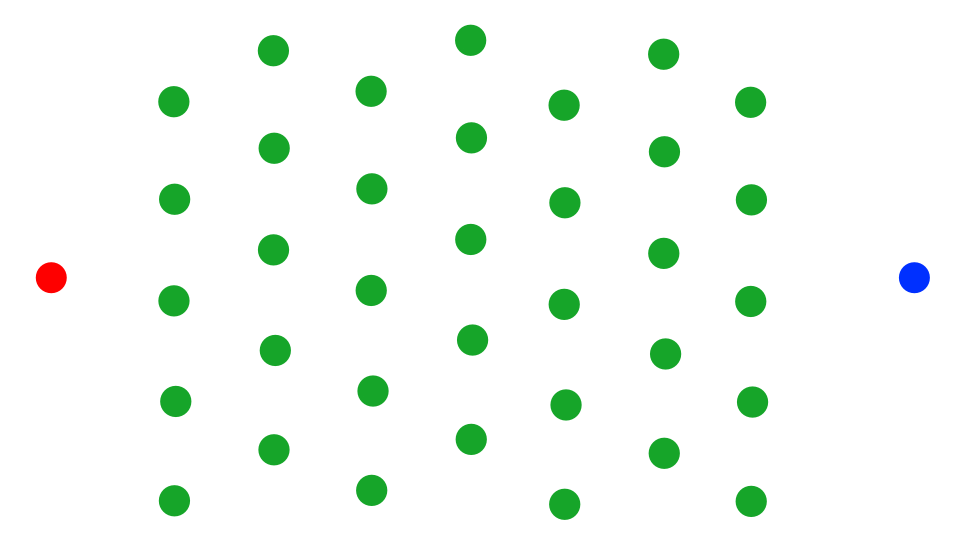
#> input picture Dijikstra/b3898d0e-ea1c-434b-b9b5-f354cead4217.jpg, 1920 x 1080 px (shown at 1/2 size)
$ python main.py
#> lines starting #> are read from the running program, lines starting #| are printed output that depends on the picture
### Dijikstra/_modules/algorithm.py
from queue import PriorityQueue
from _modules.node import Node

class Algorithm():
    def __init__(self, map, start, goal, resolution ):
        self.map = map
        self.start = start
        self.goal  = goal
        self.resolution = resolution
        self.pos   = 0
        self.visited_list = {}
        self.closed_list  = {}
        self.g_scores = None
        self.path_found = False
        self.cursor = 0

        self.queue = PriorityQueue()

    def init(self):
        self.queue.put( ( self.cursor, self.pos, self.start ) )
        self.visited_list = {self.start}
        self.g_scores = { Node:float("inf") for xi in self.map for Node in xi }
        self.g_scores[ self.start ] = 0

    def exec(self, plt):
        while not self.queue.empty():

            # get the current node
            curr_node = self.queue.get()[2]

            # check if goal is already reached
            if curr_node.is_goal:
                # inform that goal has been found
                self.path_found = True
                return self.path_found

            # increament the g_score
            new_g_score = self.g_scores[ curr_node ] + curr_node.g_cost

            for neighbour in curr_node.neighbours:
                if new_g_score < self.g_scores[neighbour]:
                    self.g_scores[neighbour] = new_g_score + neighbour.g_cost

                    # if the neighbout is not visted
                    if neighbour not in self.visited_list:
                        self.closed_list[neighbour] = curr_node
                        self.visited_list.add( neighbour )
                        # mark as visiting
                        #plt.plot( neighbour.x, neighbour.y, color="r", marker="s" )

                        self.cursor += 1
                        self.queue.put( ( self.g_scores[neighbour], self.cursor, neighbour ) )

            if curr_node not in ( self.start, self.goal ):
                # mark as visited
                #plt.plot( neighbour.x, neighbour.y, color="g", marker="s" )
                pass

        return self.path_found

    def generate_path(self, plt ):
        curr_cost=0
        # trace the path
        curr_node=self.goal
        while curr_node in self.closed_list:
            if curr_node not in ( self.start, self.goal ):
                curr_cost += curr_node.g_cost
            curr_node = self.closed_list[curr_node]
            plt.plot( curr_node.x, curr_node.y, color="r", marker="s" )
            plt.pause(0.05)

    def run(self, i ):
        print("run--->")
        pass

### Dijikstra/_modules/node.py
class Node():
    def __init__(self, index, x, y, r):
        self.index = index
        self.x = x
        self.y = y
        self.r = r      # radius or the resolutin
        self.pos         = [x, y]
        self.visited     = False
        self.is_start    = False
        self.is_goal     = False
        self.is_obstacle = False
        self.g_cost = 1
        self.parent = None
        self.neighbours  = []

    def reset_gcost(self):
        self.g_cost = 1

    def get_neigbours(self):
        return self.neighbours

### Dijikstra/main.py
import cv2
import numpy as np
from _modules.node import Node
from _modules.algorithm import Algorithm
import matplotlib.pyplot as plt
from matplotlib.animation import FuncAnimation

map_name = "./b3898d0e-ea1c-434b-b9b5-f354cead4217.jpg"

class Explorer():
    @staticmethod
    def get_map_grid( map_width, map_height, resolution ):
#> called with map_width = 1080, map_height = 1920, resolution = 40
        map = []
        node_index=0

        # prepare generalized map based on new resolution
        height = 0
        width = 0
        for i in range( 0, map_height, resolution ):
            height += 1
        for j in range( 0, map_width, resolution ):
            width += 1

        # prepare map pixel
        for xi in range( 0, height ):
            map.append([])
            for yi in range( 0, width ):
                nodeObj = Node( node_index, xi * resolution, yi * resolution, resolution )
                map[xi].append( nodeObj )

                node_index+=1

        return map

    @staticmethod
    def get_obstacles( map_name ):
        # get obstacles from the given map
        localMap = cv2.imread( map_name )
#> localMap is the input picture: shape (1080, 1920, 3); mean B, G, R 243.6, 249.7, 242.6
        gray = cv2.cvtColor( localMap, cv2.COLOR_BGR2GRAY )
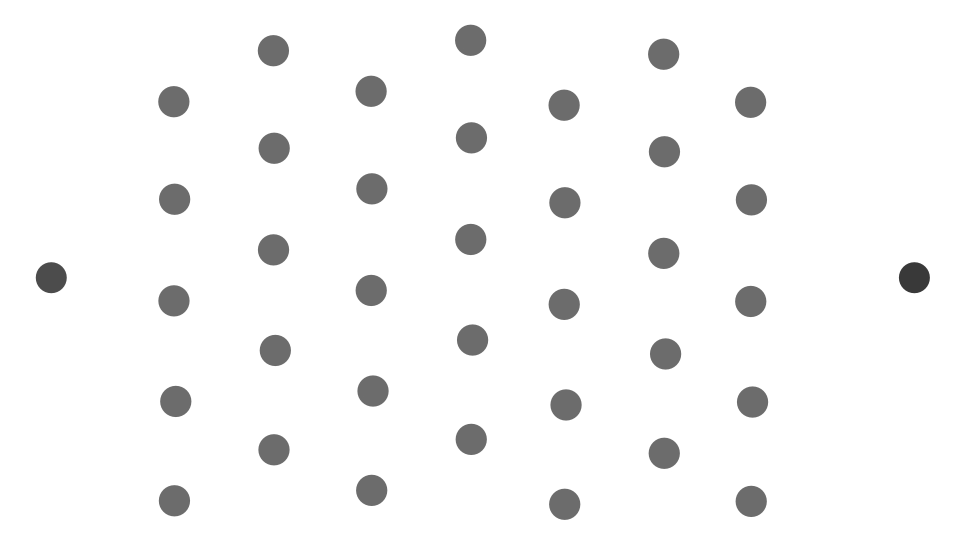
#> gray: shape (1080, 1920) (shown at 1/2 size); min 56, max 255, mean 246.9
        gray_blured = cv2.blur( gray, (3, 3))
        obstacles = []

        index = 0
        detected_circles = cv2.HoughCircles( gray_blured, cv2.HOUGH_GRADIENT, 1, 20, param1=50, param2=30, minRadius=1, maxRadius=40 )
#> detected_circles = 37 rows, first 8: [741.5, 181.5, 30.8], [1502.5, 1002.5, 30.8], [549.5, 700.5, 30.8], [1128.5, 608.5, 30.8], [1326.5, 506.5, 30.8], [1326.5, 108.5, 30.8], [546.5, 100.5, 30.7], [1127.5, 209.5, 30.7]
        if detected_circles is not None:
            detected_circles = np.uint16( np.around( detected_circles ) )
#> detected_circles = 37 rows, first 8: [742, 182, 31], [1502, 1002, 31], [550, 700, 31], [1128, 608, 31], [1326, 506, 31], [1326, 108, 31], [546, 100, 31], [1128, 210, 31]
            for pt in detected_circles[0, :]:
                a, b, r = pt[0], pt[1], pt[2]
                pos = ( a, b )

                # border outline
                #cv2.circle( localMap, center=( a, b ), radius=r, color=( 0, 0, 0 ), thickness=1 )
                obstacles.append( pos )
                index += 1
#> this loop made 37 passes
#> (a, b, r) on passes 1 to 12: (742, 182, 31), (1502, 1002, 31), (550, 700, 31), (1128, 608, 31), (1326, 506, 31), (1326, 108, 31), (546, 100, 31), (1128, 210, 31), (744, 980, 31), (1500, 204, 31), (1130, 404, 31), (744, 376, 31)
#> after the loop, index = 37; obstacles = 37 pairs, first value 102 to 1828, second value 80 to 1008

        return obstacles

    @staticmethod
    def coord_within( x1, y1, x2, y2, objX, objY ):
        return ( objX >= x1 and objX <= x2 and objY >= y1 and objY <= y2 )

    @staticmethod
    def within_range( curr_node, obstacles, resolution ):
        """
        Check if the obstacle is withing mapping regions
        As extact mapping not available
        """

        x1 = curr_node.x
        y1 = curr_node.y
        x2 = curr_node.x + resolution
        y2 = curr_node.y + resolution

        found = False
        for pos in obstacles:
            if Explorer.coord_within( x1, y1, x2, y2, pos[0], pos[1] ):
                found = True
                break
        return found

    @staticmethod
    def get_neighbours( curr_node, node_arr, resolution ):
        neighbours = []

        currX, currY = curr_node.x, curr_node.y
        # top
        topX, topY = currX, currY + resolution
        # top right
        topRX, topRY = currX + resolution, currY + resolution
        # top left
        topLX, topLY = currX - resolution, currY + resolution
        # bottom
        bottomX, bottomY = currX , currY - resolution
        # bottom right
        bottomRX, bottomRY = currX + resolution, currY - resolution
        # bottom left
        bottomLX, bottomLY = currX - resolution, currY - resolution
        # right
        rightX, rightY = currX + resolution, currY
        # left
        leftX, leftY = currX - resolution, currY

        #print(node_arr)

        for row in node_arr:
            for obj in row:
                add_to_arr = False
                if obj.x == topX and obj.y == topY:
                    add_to_arr = True
                elif obj.x == bottomX and obj.y == bottomY:
                    add_to_arr = True
                elif obj.x == rightX and obj.y == rightY:
                    add_to_arr = True
                elif obj.x == leftX and obj.y == leftY:
                    add_to_arr = True
                elif obj.x == topRX and obj.y == topRY:
                    add_to_arr = True
                elif obj.x == topLX and obj.y == topLY:
                    add_to_arr = True
                elif obj.x == bottomLX and obj.y == bottomLY:
                    add_to_arr = True
                elif obj.x == bottomRX and obj.y == bottomRY:
                    add_to_arr = True

                # if obstacle do not add
                if obj.is_obstacle:
                    add_to_arr = False

                if add_to_arr:
                    neighbours.append( obj )

        return neighbours

if __name__ == "__main__":
    start = [0, 0]
    goal  = [1600, 1040]

    map_size = ( 1080, 1920 )
    resolution=40

    total_node_pixels = map_size[0] * map_size[1] # 1px based scaling
    #print( total_node_pixels )

    map = Explorer.get_map_grid( map_size[0], map_size[1], resolution )
    #print( len( map ) )

    # get the obstacle location
    obstacles = Explorer.get_obstacles( map_name )
    print( obstacles )
#> (printed output is left out)

    #fig, ax = plt.subplots( figsize=(20, 20) )
    fig = plt.figure()
    ax = plt.axes(projection='3d')
    #ax.set_aspect("equal")
    ax.set_aspect('auto')

    start_node = None
    goal_node  = None
    # define goals and obstacles
    for row in map:
        for obj in row:
            if start[0] == obj.x and start[1] == obj.y:
                obj.is_start = True
                start_node = obj
                plt.plot( obj.x, obj.y, color="r", marker="s" )
            elif goal[0] == obj.x and goal[1] == obj.y:
                obj.is_goal  = True
                goal_node = obj
                plt.plot( obj.x, obj.y, color="g", marker="p" )
            else:
                if Explorer.within_range( obj, obstacles, resolution ):
                    obj.is_obstacle = True
                    plt.plot( obj.x, obj.y, color="y", marker="p" )

    # set the neighbours of the node
    for row in map:
        for obj in row:
            neighbours = Explorer.get_neighbours( obj, map, resolution )
            obj.neighbours = neighbours

    algo = Algorithm( map, start_node, goal_node, resolution )
    algo.init()

    path_found = algo.exec( plt ) # exec
    algo.generate_path(plt)
#> the loop in generate_path, `while curr_node in self.closed_list:` made 40 passes
#> pass 1, in generate_path, `plt.pause(0.05)`:
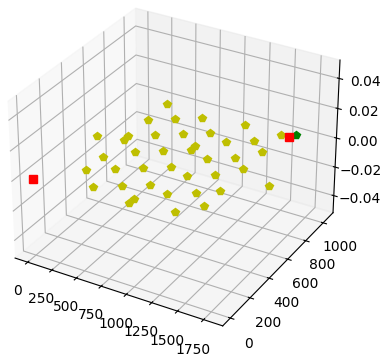
#> figure drawn by matplotlib, 1 panel

    plt.show()

    pass
